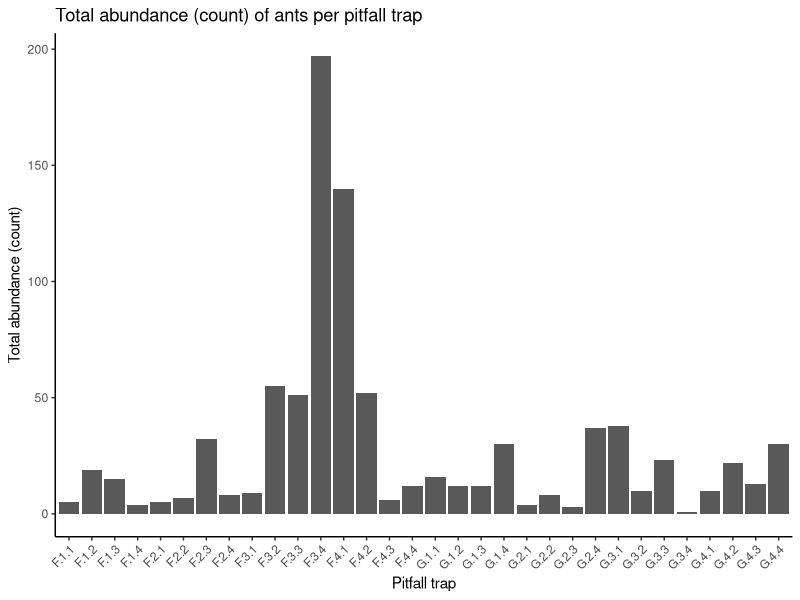
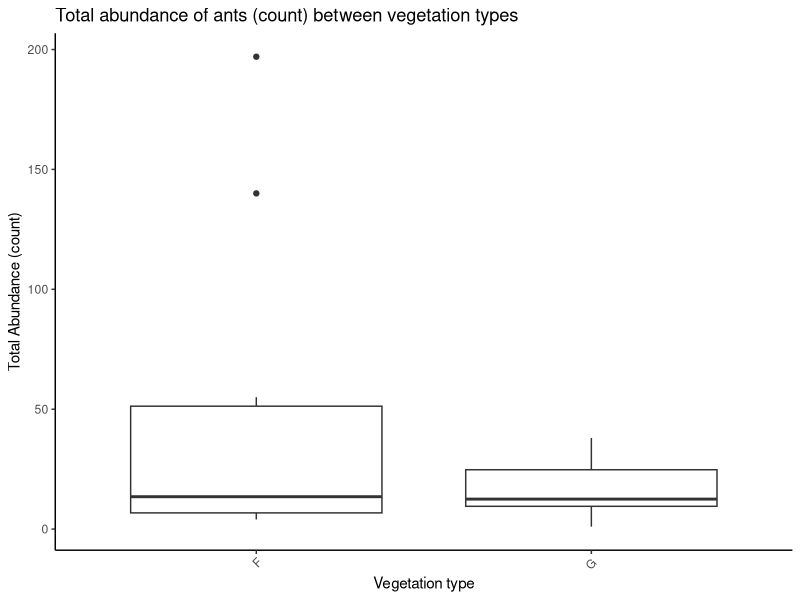
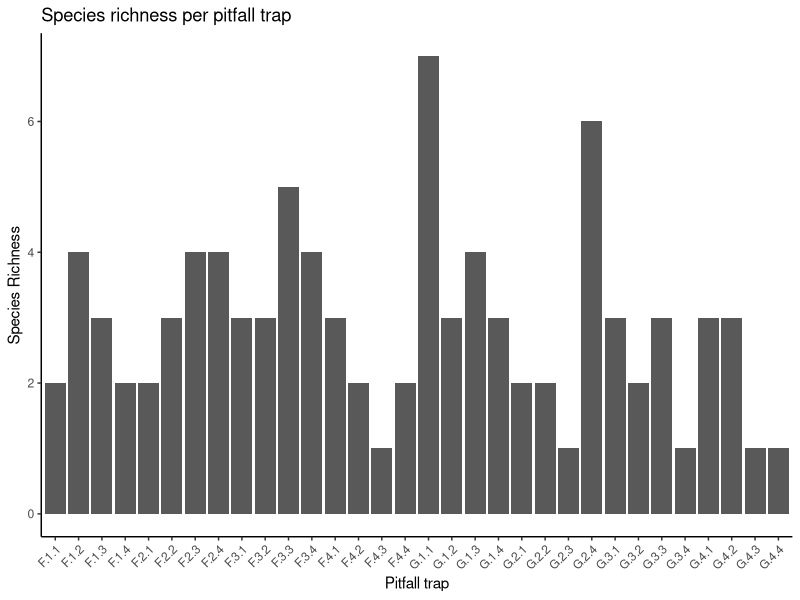
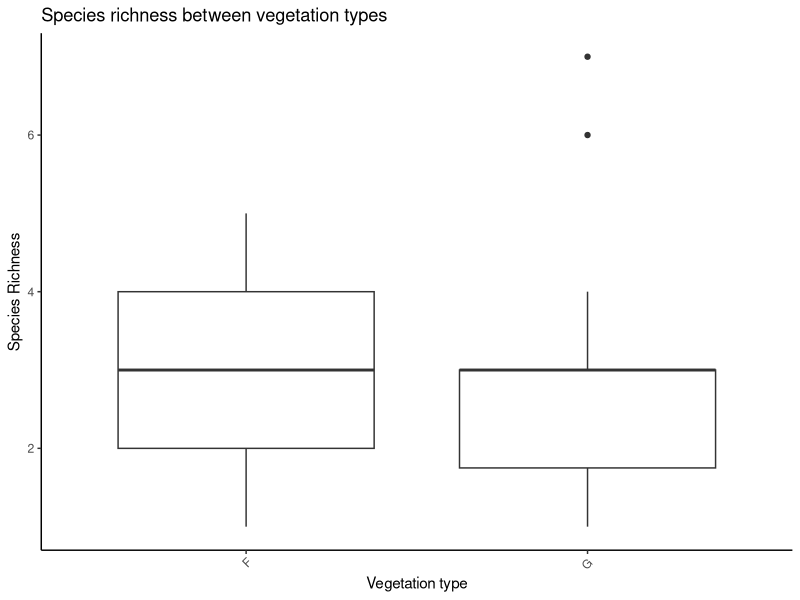

R code for these plots, in order:
## ---- chunk 1
#| label: load-packages
#| message: false

library(tidyverse)
library(readxl)
## ---- chunk 2

quad.dat <- read.csv("quadrat_data_clean.csv")
view(quad.dat)

pitfall.dat <- read.csv("pitfall_data_clean.csv")
view(pitfall.dat)

## ---- chunk 3
#| label: check-var
#| message: false

str(quad.dat)
str(pitfall.dat)
## ---- chunk 4
colnames(quad.dat) <- c("site", "live.veg.pcover", "leaf.litter.pcover", "bare.ground.pcover", "rocks.stones.pcover")

## ---- chunk 5
## check for missing values ----
sum(is.na(quad.dat))
sum(is.na(pitfall.dat))

## check for duplicates ----
sum(duplicated(quad.dat))
sum(duplicated(pitfall.dat))
## ---- chunk 6
pitfall_total_abundance <- pitfall.dat %>%
  group_by(pitfall) %>%
  mutate(total_abundance = rowSums(across(everything())))

## ---- chunk 7
#| message: false
#| echo: false
pitfall_species_richness <- pitfall.dat %>%
  group_by(pitfall) %>%
  mutate(species_richness = rowSums(across(everything()) > 0))

## ---- chunk 8
#| echo: false
#| message: false
pitfall.dat <- pitfall.dat %>%
  left_join(pitfall_total_abundance) %>%
  left_join(pitfall_species_richness)

## ---- chunk 9
pitfall.dat <- pitfall.dat %>%
  mutate(veg_type = case_when (
    str_detect(pitfall, "G") ~ "G",
    str_detect(pitfall, "F") ~ "F"
  ))

## ---- chunk 10
str(pitfall.dat) # veg_type comes up as a character variable. Let's change that.
pitfall.dat$veg_type <- as.factor(pitfall.dat$veg_type)
## ---- chunk 11
ggplot(pitfall.dat, aes(x = pitfall, y = total_abundance)) +
  geom_bar(stat = "identity") +
  labs(title = "Total abundance (count) of ants per pitfall trap",
       x = "Pitfall trap",
       y = "Total abundance (count)") +
  theme_classic() +
  theme(axis.text.x = element_text(angle = 45, hjust = 1))
## ---- chunk 12
ggplot(pitfall.dat, aes(x = veg_type, y = total_abundance)) +
  geom_boxplot() +
  labs(title = "Total abundance of ants (count) between vegetation types",
       x = "Vegetation type",
       y = "Total Abundance (count)") +
  theme_classic() +
  theme(axis.text.x = element_text(angle = 45, hjust = 1))
## ---- chunk 13
ggplot(pitfall.dat, aes(x = pitfall, y = species_richness)) +
  geom_bar(stat = "identity") +
  labs(title = "Species richness per pitfall trap",
       x = "Pitfall trap",
       y = "Species Richness") +
  theme_classic() +
  theme(axis.text.x = element_text(angle = 45, hjust = 1))

## ---- chunk 14
ggplot(pitfall.dat, aes(x = veg_type, y = species_richness)) +
  geom_boxplot() +
  labs(title = "Species richness between vegetation types",
       x = "Vegetation type",
       y = "Species Richness") +
  theme_classic() +
  theme(axis.text.x = element_text(angle = 45, hjust = 1))

## ---- chunk 15
t.test(total_abundance ~ veg_type, data = pitfall.dat)

## ---- chunk 16
chisq.test(pitfall.dat$species_richness, pitfall.dat$veg_type)
## ---- chunk 17
# separate the 4 columns of quadrat data from quad.dat into a new data frame:
quad_vars <- quad.dat %>%
  select(live.veg.pcover, leaf.litter.pcover, bare.ground.pcover, rocks.stones.pcover)

# combine quad_vars with the pitfall.dat
pitfall.quad.dat <- cbind(pitfall.dat, quad_vars)
## ---- chunk 18

cor.test(pitfall.quad.dat$live.veg.pcover, pitfall.quad.dat$species_richness)

cor.test(pitfall.quad.dat$leaf.litter.pcover, pitfall.quad.dat$species_richness)
 
cor.test(pitfall.quad.dat$bare.ground.pcover, pitfall.quad.dat$species_richness)

cor.test(pitfall.quad.dat$rocks.stones.pcover, pitfall.quad.dat$species_richness)

## ---- chunk 19
cor.test(pitfall.quad.dat$live.veg.pcover, pitfall.quad.dat$total_abundance)
 
cor.test(pitfall.quad.dat$leaf.litter.pcover, pitfall.quad.dat$total_abundance)
 
cor.test(pitfall.quad.dat$bare.ground.pcover, pitfall.quad.dat$total_abundance)
 
cor.test(pitfall.quad.dat$rocks.stones.pcover, pitfall.quad.dat$total_abundance)

